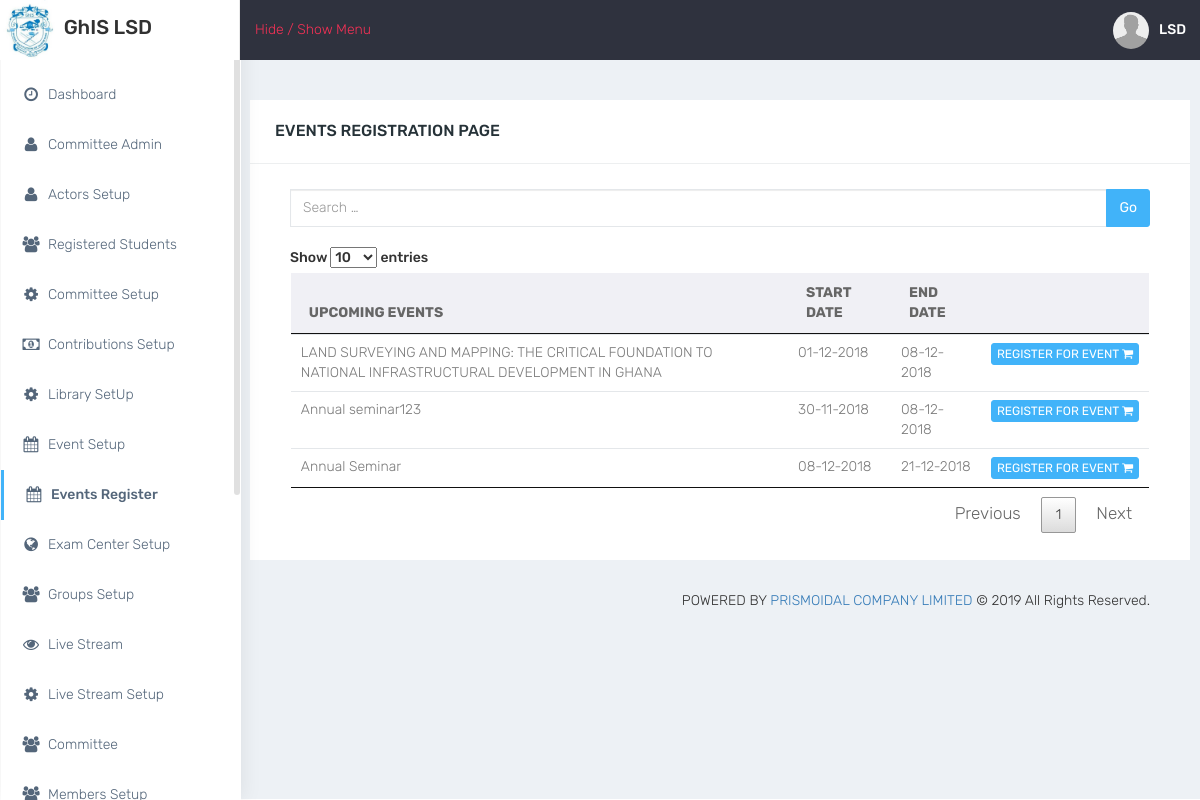
Screenshot of /pages/event_register.php (signed in) with the database file from the repository.
### tables this page shows
CREATE TABLE `events` (
  `events_id` int(11) NOT NULL,
  `event_type` varchar(50) NOT NULL,
  `events_theme` text NOT NULL,
  `event_venue` text NOT NULL,
  `event_fee` varchar(10) NOT NULL,
  `event_date_start` varchar(12) NOT NULL,
  `event_date_end` varchar(12) NOT NULL,
  `start_time` varchar(50) NOT NULL,
  `end_time` varchar(50) NOT NULL,
  `hotel_names` text NOT NULL,
  `hotel_prices` text NOT NULL,
  `division` varchar(20) NOT NULL,
  `user_id` int(11) NOT NULL,
  `record_hide` varchar(5) NOT NULL,
  `date_done` timestamp NOT NULL DEFAULT current_timestamp()
);

### pages/Classes/db/db.php (called while the page is built)
<?php
	class DbConnect{
		private $host = "localhost";
		private $dbname = "ghislsd_db";
		private $user = "root";
		private $password = "";
		public function connect(){
			try {
					$conn = new PDO("mysql:host=".$this->host."; dbname=".$this->dbname,$this->user,$this->password);
					$conn->setAttribute(PDO::ATTR_ERRMODE,PDO::ERRMODE_EXCEPTION);
					return $conn;
			} catch (PDOException $e) {
				echo "Database Error:".$e->getMessage();
			}
		}
	}
 ?>

### pages/Classes/Events.php (called while the page is built, shortened)
<?php
	class Events{
		private $dbConn;
		private $table= "events";
		private $record_hide = "NO";
		public function __construct(){
			require_once("db/db.php");
			$db = new DbConnect();
			$this->dbConn = $db->connect();
		}
			function get_events(){
				$type = "Event";
				$sql="SELECT * FROM $this->table WHERE event_type=:eventType AND record_hide=:recordHide ORDER BY events_id DESC";
				$stmt = $this->dbConn->prepare($sql);
				$stmt->bindParam(":eventType",$type);
				$stmt->bindParam(":recordHide",$this->record_hide);
				if ($stmt->execute()) {
					$results= $stmt->fetchAll(PDO::FETCH_ASSOC);
					return $results;
				}
				else{
					die();
					}
			}
	}
 ?>

### pages/event_register.php (the view, shortened to what this page needs)
<?php include("header.php");
      require_once("Classes/Events.php");
?>
<br>
<div class="row">
    <div class="panel panel-default">
        <div class="panel-heading">
             <div class="panel-title pull-left">EVENTS REGISTRATION PAGE</div>
            <div class="clearfix"></div>
        </div>
        <div class="panel-body">
            <div class="col-md-12">
                <div class="input-group">
                  <input type="text" name="search" class="form-control" placeholder="Search &hellip;" id="searchInput" autocomplete="off">
                  <span class="input-group-btn"><button type="button" class="btn btn-info">Go</button></span>
                </div>
            </div>
            <div class="col-md-12">
              <div class="table-responsive"><br>
                <table class="table table-hover">
                    <thead>
                        <tr>
                            <th>UPCOMING EVENTS</th>
                            <th>START DATE</th>
                            <th>END DATE</th>
                            <th></th>
                        </tr>
                    </thead>
                    <tbody id="resultsDisplay">
                        <?php
                          $objEvents = new Events;
                          $events = $objEvents->get_events();
                          foreach ($events as $event) {
                                  echo "
                                      <tr>
                                        <td>".$event["events_theme"]."</td>
                                        <td>".$event["event_date_start"]."</td>
                                        <td>".$event["event_date_end"]."</td>";
                                        $objEventsRegister = new EventsRegister;
                                        $eventsTicket = $objEventsRegister->get_event_ticket(trim($event["events_id"]),$_SESSION['member_id']);
                                         if (!empty($eventsTicket)) {
                                              echo "<td>
                                                      <button type='button' id='".trim($event["events_id"])."' class='btn btn-success btn-xs event_ticket'>VIEW EVENT TICKET <i class='fa fa-check-square-o'></i></button>
                                                    </td></tr>";
                                         }elseif (empty($eventsTicket)) {
                                            echo "<td>
                                                  <button type='button' id='".trim($event["events_id"])."' class='btn btn-info btn-xs update_data'>REGISTER FOR EVENT <i class='fa fa-shopping-cart'></i></button>
                                                </td></tr>";
                                        }
                              }
                         ?>
                    </tbody>
                </table>
              </div>
            </div>
        </div>
    </div>
</div>
<?php include("footer.php");?>

### pages/css/colors/default.css (style rules this page uses)
body { background: #fff; }
#side-menu li a { color: #54667a; }
#side-menu li a { color: #54667a; border-left: 0px solid #fff; }
#side-menu > li > a { border-left: 3px solid transperant; }
#side-menu > li > a.active { background: transperant; color: #54667a; border-left: 3px solid #41b3f9; font-weight: 500; }

### pages/css/datatables.css (style rules this page uses)
table.dataTable { width: 100%; margin: 0 auto; clear: both; border-collapse: separate; border-spacing: 0; }
table.dataTable thead th, table.dataTable tfoot th { font-weight: bold; }
table.dataTable thead th, table.dataTable thead td { padding: 10px 18px; border-bottom: 1px solid #111; }
table.dataTable tbody tr { background-color: #ffffff; }
table.dataTable tbody th, table.dataTable tbody td { padding: 8px 10px; }
table.dataTable.no-footer { border-bottom: 1px solid #111; }
table.dataTable, table.dataTable th, table.dataTable td { box-sizing: content-box; }

### rows the page displays
events: events_theme "LAND SURVEYING AND MAPPING: THE CRITICAL FOUNDATION TO NATIONAL INFRASTRUCTURAL DEVELOPMENT IN GHANA", event_date_start "01-12-2018", event_date_end "08-12-2018"
events: events_theme "Annual seminar123", event_date_start "30-11-2018", event_date_end "08-12-2018"
events: events_theme "Annual Seminar", event_date_start "08-12-2018", event_date_end "21-12-2018"

### other values shown
$objUsers->get_header_fullname($_SESSION["member_id"]) "LSD"
